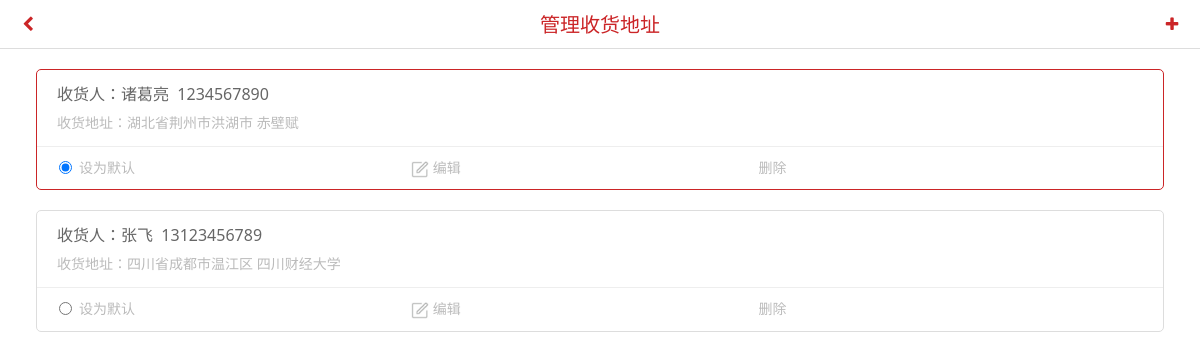
Page /user/address/ (signed in) on the committed database.
### user_info/models.py (models this page shows, shortened)
class UserAddress(models.Model):
    user_id = models.ForeignKey(to="Users", verbose_name="创建人")
    goods_user_name = models.CharField(max_length=32, verbose_name="收货人")
    goods_user_phone = models.CharField(max_length=16, verbose_name="收货人电话")
    goods_detail = models.CharField(max_length=50, verbose_name="详细地址", null=True, blank=True)
    default_address = models.BooleanField(default=False, verbose_name="是否设置为默认地址")
    province_id = models.CharField(max_length=16, verbose_name="省名字")
    city_id = models.CharField(max_length=16, verbose_name="市名字")
    district_id = models.CharField(max_length=16, verbose_name="区名字")
    street_id = models.IntegerField(verbose_name="街道名字", null=True, blank=True)
    address_add_time = models.DateTimeField(auto_now_add=True, verbose_name="地址添加时间")
    address_edit_time = models.DateTimeField(auto_now=True, verbose_name="地址修改时间")
    address_status = models.BooleanField(default=False, verbose_name="地址删除状态")
    class Meta:
        verbose_name = "收获地址管理"
        verbose_name_plural = verbose_name

### user_info/views.py (the view, shortened to what this page needs)
class Address(BaseVerifyView):
    def get(self, request):
        tellphone = request.session.get("tellphone")
        user = Users.objects.get(user_telphone=tellphone)
        addrs = UserAddress.objects.filter(user_id=user).order_by("-default_address")
        context = {
            "addrs": addrs
        }
        return render(request, "shop/gladdress.html", context)

### db/base_view.py (called while the page is built)
    @method_decorator(verify_login_required)
    def dispatch(self, request, *args, **kwargs):
        return super(BaseVerifyView, self).dispatch(request, *args, **kwargs)

### user_info/helper.py (called while the page is built)
def verify_login_required(func):
    def verify(request, *args, **kwargs):
        if request.session.get("tellphone") is None:
            login_url = settings.LOGIN_URL
            return redirect(login_url)
        else:
            return func(request, *args, **kwargs)
    return verify

### templates/shop/gladdress.html (shortened to what this page needs)
{% load static %}
<!DOCTYPE html>
<html>
<head>
    <link href="{% static 'css/amazeui.min.css' %}" rel="stylesheet" type="text/css"/>
    <link href="{% static 'css/style.css' %}" rel="stylesheet" type="text/css"/>
</head>
<body>
<header data-am-widget="header" class="am-header am-header-default sq-head ">
    <div class="am-header-left am-header-nav">
        <a href="javascript:history.back()" class="">
            <i class="am-icon-chevron-left"></i>
        </a>
    </div>
    <h1 class="am-header-title">
        <a href="" class="">管理收货地址</a>
    </h1>
    <div class="am-header-right am-header-nav nav_right1">
        {% if addrs.count >= 4 %}
        {% else %}
            <a href="{% url 'user_info:addressadd' %}" class="">
                <i class="am-icon-plus"></i>
            </a>
        {% endif %}
    </div>
</header>
<div style="height: 49px;"></div>
<ul class="address-list">
    {% for addr in addrs %}
        <li {% if addr.default_address == True %}class="curr" {% endif %} data-id="{{ addr.pk }}">
            <p>收货人：{{ addr.goods_user_name }}&nbsp;&nbsp;{{ addr.goods_user_phone }}</p>
            <p class="order-add1">
                收货地址：{{ addr.province_id }}{{ addr.city_id }}{{ addr.district_id }} {{ addr.goods_detail }}</p>
            <hr/>
            <div class="address-cz">
                <label class="am-radio am-warning">
                    <input type="radio" name="radio3" value=""
                           {% if addr.default_address == True %}checked="checked" {% endif %}>设为默认
                </label>
                <a href="/user/addressedit/{{ addr.pk }}"><img src="{% static 'images/bj.png' %}"
                                                               width="18"/>&nbsp;编辑</a>
                <a href="javascript:;" class="del">删除</a>
            </div>
        </li>
    {% empty %}
        <li>没有收货地址</li>
    {% endfor %}
</ul>
</body>
</html>

### static/css/style.css (style rules this page uses)
body { padding: 0; margin: 0; }
ol,ul,li { padding: 0; margin: 0; list-style: none }
h2,h3,h4,h5,ul,li,p,hr { padding: 0;margin: 0; }
input { outline: none; }
html { padding: 0; margin: 0; }
html,body { height:100% }
i { font-style: normal; }
.sq-head { background: #fff; border-bottom: 1px solid #ddd; overflow: hidden; color: #cb2527; position: fixed; top: 0; z-index: 9999; left: 0; }
.am-header-default .am-header-nav>a { color: #cb2527; }
.am-header-default .am-header-title, .am-header-default .am-header-title a { color: #cb2527; }
.address-list { margin: 20px 3%; color: #666; padding-bottom: 20px; }
.address-list li { border-radius: 5px; border:1px solid #ddd; padding: 10px 0px; margin-bottom: 20px; }
.address-list .curr { border: 1px solid #cb2527; }
.address-list li p { padding: 2px 20px; }
.order-add1 { font-size:1.4rem; color: #bbb; }
.address-list hr { margin: 10px 0; }
.address-cz { overflow: hidden; padding:0 20px; color: #bbb; }
.address-cz a { color: #bbb; }
.address-cz label { float: left; margin: 0; }
.address-cz a { float: left; width: 30%; text-align: right; font-size: 1.4rem; }

### rows in the picture
UserAddress: goods_user_name "诸葛亮", goods_user_phone "1234567890", province_id "湖北省", city_id "荆州市", district_id "洪湖市", goods_detail "赤壁赋", default_address "☑ 设为默认"
UserAddress: goods_user_name "张飞", goods_user_phone "13123456789", province_id "四川省", city_id "成都市", district_id "温江区", goods_detail "四川财经大学", default_address "☐ 设为默认"
